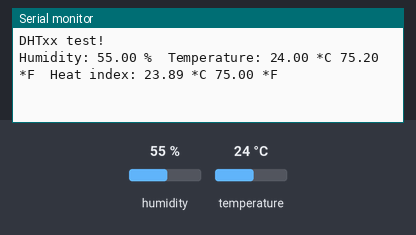
Bench run of a sketch on a simulated ESP8266 (NodeMCU). Parts: the last lines printed to the serial monitor. The inputs (shaded band) are chosen by the test bench; at power-on: humidity 55 %, temperature 24 °C. WiFi joins after 1.5 s; servers stay silent unless stated.

Above: at 7.0 s.
7.1 s: humidity set to 22 %
At 8.6 s:
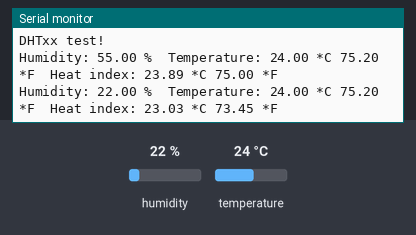
9.4 s: temperature set to 12 °C
At 10.4 s:
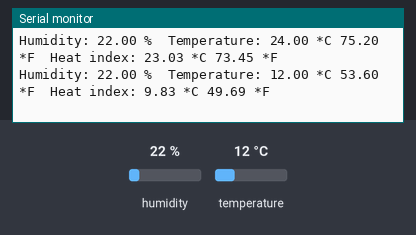
11.7 s: humidity set to 40 %
At 13.3 s:
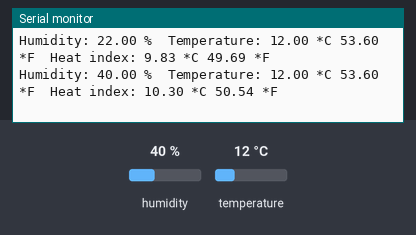
Timing chart, 0 to 14.8 s (numbered marks = the images above; inputs shaded):
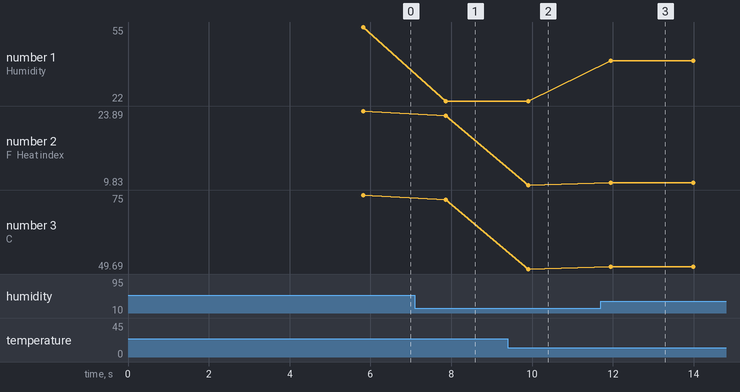

The sketch:

DhtWithBlynk.ino
```cpp
// Example testing sketch for various DHT humidity/temperature sensors
// Written by ladyada, public domain

#include "DHT.h"
#include <ESP8266WiFi.h>
#include <BlynkSimpleEsp8266.h>

#define DHTPIN 2     // what digital pin we're connected to

// Uncomment whatever type you're using!
#define DHTTYPE DHT11   // DHT 11
//#define DHTTYPE DHT22   // DHT 22  (AM2302), AM2321
//#define DHTTYPE DHT21   // DHT 21 (AM2301)
#define SSID ""
#define PASS ""
#define AUTH ""


// Connect pin 1 (on the left) of the sensor to +5V
// NOTE: If using a board with 3.3V logic like an Arduino Due connect pin 1
// to 3.3V instead of 5V!
// Connect pin 2 of the sensor to whatever your DHTPIN is
// Connect pin 4 (on the right) of the sensor to GROUND
// Connect a 10K resistor from pin 2 (data) to pin 1 (power) of the sensor

// Initialize DHT sensor.
// Note that older versions of this library took an optional third parameter to
// tweak the timings for faster processors.  This parameter is no longer needed
// as the current DHT reading algorithm adjusts itself to work on faster procs.
DHT dht(DHTPIN, DHTTYPE);

void FazConexaoWiFi(void)
{
    delay(1000);
    Blynk.begin(AUTH, SSID, PASS);
    delay(1000);
}

void setup() {
  Serial.begin(9600);
  Serial.println("DHTxx test!");
  FazConexaoWiFi();
  dht.begin();
  loop();
}

void loop() {
  Blynk.run();
  // Wait a few seconds between measurements.
  delay(2000);

  // Reading temperature or humidity takes about 250 milliseconds!
  // Sensor readings may also be up to 2 seconds 'old' (its a very slow sensor)
  float h = dht.readHumidity();
  // Read temperature as Celsius (the default)
  float t = dht.readTemperature();
  // Read temperature as Fahrenheit (isFahrenheit = true)
  float f = dht.readTemperature(true);
  Blynk.virtualWrite(10, h); //humidade
  Blynk.virtualWrite(11, t); //temperatura em Celsius

  // Check if any reads failed and exit early (to try again).
  if (isnan(h)) {
    Serial.println("Failed to read from DHT sensor!");
    return;
  }

  // Compute heat index in Fahrenheit (the default)
  float hif = dht.computeHeatIndex(f, h);
  // Compute heat index in Celsius (isFahreheit = false)
  float hic = dht.computeHeatIndex(t, h, false);

  Serial.print("Humidity: ");
  Serial.print(h);
  Serial.print(" %\t");
  Serial.print("Temperature: ");
  Serial.print(t);
  Serial.print(" *C ");
  Serial.print(f);
  Serial.print(" *F\t");
  Serial.print("Heat index: ");
  Serial.print(hic);
  Serial.print(" *C ");
  Serial.print(hif);
  Serial.println(" *F");
}
```

Measured:
- after the input at 7.1 s, the serial monitor: prints a new line after 0.77 s (image 1)
- after the input at 9.4 s, the serial monitor: prints a new line after 0.51 s (image 2)
- after the input at 11.7 s, the serial monitor: prints a new line after 0.25 s (image 3)
- plotted number 1: 55 → 22 after the input at 7.1 s, 22 → 40 after the input at 11.7 s
- plotted number 2: 23.89 → 23.03 after the input at 7.1 s, 23.03 → 9.83 after the input at 9.4 s, 9.83 → 10.3 after the input at 11.7 s
- plotted number 3: 75 → 73.45 after the input at 7.1 s, 73.45 → 49.69 after the input at 9.4 s, 49.69 → 50.54 after the input at 11.7 s
